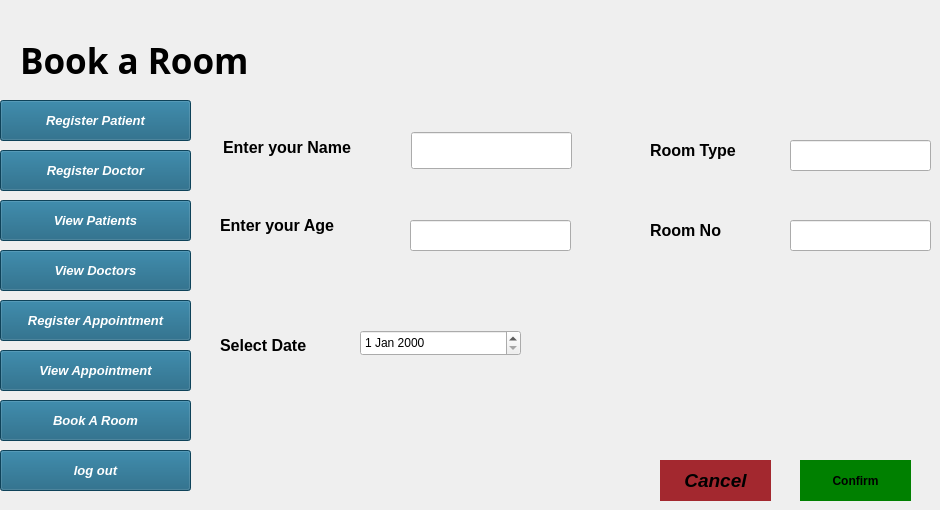
    <widget class="QWidget" name="page_31">
     <widget class="QLabel" name="label_appointmenttype_3">
      <property name="geometry">
       <rect>
        <x>650</x>
        <y>130</y>
        <width>131</width>
        <height>41</height>
       </rect>
      </property>
      <property name="font">
       <font>
        <pointsize>12</pointsize>
        <italic>false</italic>
        <bold>true</bold>
       </font>
      </property>
      <property name="styleSheet">
       <string notr="true">QLabel {
    color: black;
}
</string>
      </property>
      <property name="text">
       <string>Room Type </string>
      </property>
     </widget>
     <widget class="QPushButton" name="pushButton_cencel_bookaroom">
      <property name="geometry">
       <rect>
        <x>660</x>
        <y>460</y>
        <width>111</width>
        <height>41</height>
       </rect>
      </property>
      <property name="font">
       <font>
        <pointsize>14</pointsize>
        <italic>true</italic>
        <bold>true</bold>
       </font>
      </property>
      <property name="styleSheet">
       <string notr="true">QPushButton {
    background-color: #A3282F;
    color: black;
    border: none;
}

QPushButton:hover {
    background-color: #A3282F;
    color: black;
}
</string>
      </property>
      <property name="text">
       <string>Cancel</string>
      </property>
     </widget>
     <widget class="QLabel" name="label_selectyourdoctor_3">
      <property name="geometry">
       <rect>
        <x>650</x>
        <y>210</y>
        <width>131</width>
        <height>41</height>
       </rect>
      </property>
      <property name="font">
       <font>
        <pointsize>12</pointsize>
        <italic>false</italic>
        <bold>true</bold>
       </font>
      </property>
      <property name="styleSheet">
       <string notr="true">QLabel {
    color: black;
}
</string>
      </property>
      <property name="text">
       <string>Room No</string>
      </property>
     </widget>
     <widget class="QLabel" name="label_registerdoctor_7">
      <property name="geometry">
       <rect>
        <x>20</x>
        <y>30</y>
        <width>261</width>
        <height>61</height>
       </rect>
      </property>
      <property name="font">
       <font>
        <family>Modern No. 20</family>
        <pointsize>26</pointsize>
        <italic>false</italic>
        <bold>true</bold>
       </font>
      </property>
      <property name="styleSheet">
       <string notr="true"/>
      </property>
      <property name="text">
       <string>Book a Room</string>
      </property>
     </widget>
     <widget class="QLabel" name="label_enteryourage_3">
      <property name="geometry">
       <rect>
        <x>220</x>
        <y>210</y>
        <width>181</width>
        <height>31</height>
       </rect>
      </property>
      <property name="font">
       <font>
        <pointsize>12</pointsize>
        <italic>false</italic>
        <bold>true</bold>
       </font>
      </property>
      <property name="styleSheet">
       <string notr="true">QLabel {
    color: black;
}
</string>
      </property>
      <property name="text">
       <string>Enter your Age</string>
      </property>
     </widget>
     <widget class="QLabel" name="label_selectdateandtime_3">
      <property name="geometry">
       <rect>
        <x>220</x>
        <y>330</y>
        <width>241</width>
        <height>31</height>
       </rect>
      </property>
      <property name="font">
       <font>
        <pointsize>12</pointsize>
        <italic>false</italic>
        <bold>true</bold>
       </font>
      </property>
      <property name="styleSheet">
       <string notr="true">QLabel {
    color: black;
}
</string>
      </property>
      <property name="text">
       <string>Select Date </string>
      </property>
     </widget>
     <widget class="QPushButton" name="pushButton_confirm_bookaroom">
      <property name="geometry">
       <rect>
        <x>800</x>
        <y>460</y>
        <width>111</width>
        <height>41</height>
       </rect>
      </property>
      <property name="font">
       <font>
        <pointsize>9</pointsize>
        <italic>false</italic>
        <bold>true</bold>
       </font>
      </property>
      <property name="styleSheet">
       <string notr="true">QPushButton {
    background-color: GREEN;
    color: black;
    border: none;
}

QPushButton:hover {
    background-color: GREEN;
    color: black;
}
</string>
      </property>
      <property name="text">
       <string>Confirm</string>
      </property>
     </widget>
     <widget class="QDateEdit" name="dateEdit">
      <property name="geometry">
       <rect>
        <x>360</x>
        <y>330</y>
        <width>161</width>
        <height>26</height>
       </rect>
      </property>
     </widget>
     <widget class="QPushButton" name="pushButton_bookappointment_32">
      <property name="geometry">
       <rect>
        <x>0</x>
        <y>300</y>
        <width>191</width>
        <height>41</height>
       </rect>
      </property>
      <property name="font">
       <font>
        <pointsize>10</pointsize>
        <italic>true</italic>
        <bold>true</bold>
       </font>
      </property>
      <property name="styleSheet">
       <string notr="true">QPushButton{
background: #145C7C;
color:white;
}


QPushButton:hover {
    background-color:  #BF360C;
    color: black;
}
</string>
      </property>
      <property name="text">
       <string>Register Appointment</string>
      </property>
     </widget>
     <widget class="QPushButton" name="pushButton_registerpatient_32">
      <property name="geometry">
       <rect>
        <x>0</x>
        <y>100</y>
        <width>191</width>
        <height>41</height>
       </rect>
      </property>
      <property name="font">
       <font>
        <pointsize>10</pointsize>
        <italic>true</italic>
        <bold>true</bold>
       </font>
      </property>
      <property name="styleSheet">
       <string notr="true">QPushButton{
background: #145C7C;
color:white;
}


QPushButton:hover {
    background-color:  #BF360C;
    color: black;
}
</string>
      </property>
      <property name="text">
       <string>Register Patient</string>
      </property>
     </widget>
     <widget class="QPushButton" name="pushButton_removepatient_32">
      <property name="geometry">
       <rect>
        <x>0</x>
        <y>200</y>
        <width>191</width>
        <height>41</height>
       </rect>
      </property>
      <property name="font">
       <font>
        <pointsize>10</pointsize>
        <italic>true</italic>
        <bold>true</bold>
       </font>
      </property>
      <property name="styleSheet">
       <string notr="true">QPushButton{
background: #145C7C;
color:white;
}


QPushButton:hover {
    background-color:  #BF360C;
    color: black;
}
</string>
      </property>
      <property name="text">
       <string>View Patients</string>
      </property>
     </widget>
     <widget class="QPushButton" name="pushButton_registerdoctor_32">
      <property name="geometry">
       <rect>
        <x>0</x>
        <y>150</y>
        <width>191</width>
        <height>41</height>
       </rect>
      </property>
      <property name="font">
       <font>
        <pointsize>10</pointsize>
        <italic>true</italic>
        <bold>true</bold>
       </font>
      </property>
      <property name="styleSheet">
       <string notr="true">QPushButton{
background: #145C7C;
color:white;
}


QPushButton:hover {
    background-color:  #BF360C;
    color: black;
}
</string>
      </property>
      <property name="text">
       <string>Register Doctor</string>
      </property>
     </widget>
     <widget class="QPushButton" name="pushButton_bookaroom_28">
      <property name="geometry">
       <rect>
        <x>0</x>
        <y>400</y>
        <width>191</width>
        <height>41</height>
       </rect>
      </property>
      <property name="font">
       <font>
        <pointsize>10</pointsize>
        <italic>true</italic>
        <bold>true</bold>
       </font>
      </property>
      <property name="styleSheet">
       <string notr="true">QPushButton{
background: #145C7C;
color:white;
}


QPushButton:hover {
    background-color:  #BF360C;
    color: black;
}
</string>
      </property>
      <property name="text">
       <string>Book A Room</string>
      </property>
     </widget>
     <widget class="QPushButton" name="pushButton_removedoctor_32">
      <property name="geometry">
       <rect>
        <x>0</x>
        <y>250</y>
        <width>191</width>
        <height>41</height>
       </rect>
      </property>
      <property name="font">
       <font>
        <pointsize>10</pointsize>
        <italic>true</italic>
        <bold>true</bold>
       </font>
      </property>
      <property name="styleSheet">
       <string notr="true">QPushButton{
background: #145C7C;
color:white;
}


QPushButton:hover {
    background-color:  #BF360C;
    color: black;
}
</string>
      </property>
      <property name="text">
       <string>View Doctors</string>
      </property>
     </widget>
     <widget class="QPushButton" name="pushbutton_logout_30">
      <property name="geometry">
       <rect>
        <x>0</x>
        <y>450</y>
        <width>191</width>
        <height>41</height>
       </rect>
      </property>
      <property name="font">
       <font>
        <pointsize>10</pointsize>
        <italic>true</italic>
        <bold>true</bold>
       </font>
      </property>
      <property name="styleSheet">
       <string notr="true">QPushButton{
background: #145C7C;
color:white;
}


QPushButton:hover {
    background-color:  #BF360C;
    color: black;
}
</string>
      </property>
      <property name="text">
       <string>log out</string>
      </property>
     </widget>
     <widget class="QPushButton" name="pushButton_viewappointment_28">
      <property name="geometry">
       <rect>
        <x>0</x>
        <y>350</y>
        <width>191</width>
        <height>41</height>
       </rect>
      </property>
      <property name="font">
       <font>
        <pointsize>10</pointsize>
        <italic>true</italic>
        <bold>true</bold>
       </font>
      </property>
      <property name="styleSheet">
       <string notr="true">QPushButton{
background: #145C7C;
color:white;
}


QPushButton:hover {
    background-color:  #BF360C;
    color: black;
}
</string>
      </property>
      <property name="text">
       <string>View Appointment</string>
      </property>
     </widget>
     <widget class="QLineEdit" name="lineEditage_2">
      <property name="geometry">
       <rect>
        <x>410</x>
        <y>220</y>
        <width>161</width>
        <height>31</height>
       </rect>
      </property>
      <property name="font">
       <font>
        <pointsize>14</pointsize>
        <italic>false</italic>
        <bold>false</bold>
       </font>
      </property>
     </widget>
     <widget class="QLineEdit" name="lineEdit_3">
      <property name="geometry">
       <rect>
        <x>790</x>
        <y>220</y>
        <width>141</width>
        <height>31</height>
       </rect>
      </property>
      <property name="font">
       <font>
        <pointsize>14</pointsize>
        <italic>false</italic>
        <bold>false</bold>
       </font>
      </property>
     </widget>
     <widget class="QLineEdit" name="lineEdit_4">
      <property name="geometry">
       <rect>
        <x>790</x>
        <y>140</y>
        <width>141</width>
        <height>31</height>
       </rect>
      </property>
      <property name="font">
       <font>
        <pointsize>14</pointsize>
        <italic>false</italic>
        <bold>false</bold>
       </font>
      </property>
     </widget>
     <widget class="QLabel" name="label_enteryourname_3">
      <property name="geometry">
       <rect>
        <x>223</x>
        <y>132</y>
        <width>181</width>
        <height>31</height>
       </rect>
      </property>
      <property name="font">
       <font>
        <pointsize>12</pointsize>
        <italic>false</italic>
        <bold>true</bold>
       </font>
      </property>
      <property name="styleSheet">
       <string notr="true">QLabel {
    color: black;
}
</string>
      </property>
      <property name="text">
       <string>Enter your Name</string>
      </property>
     </widget>
     <widget class="QLineEdit" name="lineEdit_enteryourname_3">
      <property name="geometry">
       <rect>
        <x>411</x>
        <y>132</y>
        <width>161</width>
        <height>37</height>
       </rect>
      </property>
      <property name="font">
       <font>
        <pointsize>14</pointsize>
        <italic>false</italic>
        <bold>false</bold>
       </font>
      </property>
     </widget>
    </widget>
